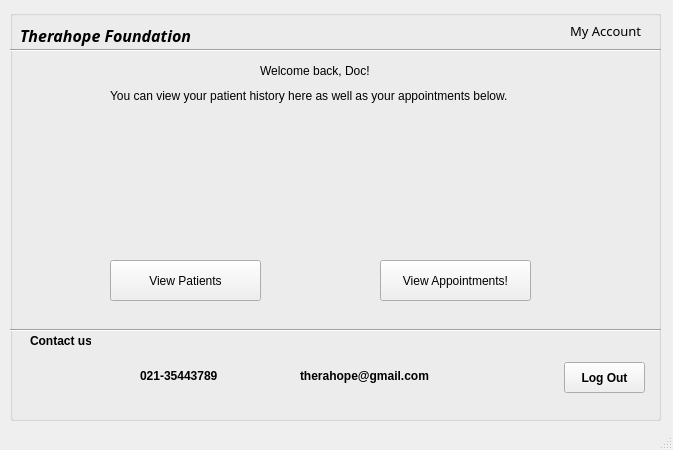
<?xml version="1.0" encoding="UTF-8"?>
<ui version="4.0">
 <class>MainWindow</class>
 <widget class="QMainWindow" name="MainWindow">
  <property name="geometry">
   <rect>
    <x>0</x>
    <y>0</y>
    <width>673</width>
    <height>450</height>
   </rect>
  </property>
  <property name="windowTitle">
   <string>MainWindow</string>
  </property>
  <widget class="QWidget" name="centralwidget">
   <widget class="QGroupBox" name="groupBox">
    <property name="geometry">
     <rect>
      <x>10</x>
      <y>10</y>
      <width>651</width>
      <height>411</height>
     </rect>
    </property>
    <property name="title">
     <string/>
    </property>
    <widget class="Line" name="line">
     <property name="geometry">
      <rect>
       <x>0</x>
       <y>20</y>
       <width>651</width>
       <height>41</height>
      </rect>
     </property>
     <property name="orientation">
      <enum>Qt::Horizontal</enum>
     </property>
    </widget>
    <widget class="QLabel" name="label">
     <property name="geometry">
      <rect>
       <x>10</x>
       <y>10</y>
       <width>211</width>
       <height>31</height>
      </rect>
     </property>
     <property name="font">
      <font>
       <family>MV Boli</family>
       <pointsize>12</pointsize>
       <weight>75</weight>
       <italic>true</italic>
       <bold>true</bold>
      </font>
     </property>
     <property name="text">
      <string>Therahope Foundation</string>
     </property>
    </widget>
    <widget class="QLabel" name="label_2">
     <property name="geometry">
      <rect>
       <x>560</x>
       <y>10</y>
       <width>81</width>
       <height>21</height>
      </rect>
     </property>
     <property name="font">
      <font>
       <family>MV Boli</family>
       <pointsize>10</pointsize>
      </font>
     </property>
     <property name="text">
      <string>My Account</string>
     </property>
    </widget>
    <widget class="Line" name="line_2">
     <property name="geometry">
      <rect>
       <x>0</x>
       <y>300</y>
       <width>651</width>
       <height>41</height>
      </rect>
     </property>
     <property name="orientation">
      <enum>Qt::Horizontal</enum>
     </property>
    </widget>
    <widget class="QLabel" name="label_3">
     <property name="geometry">
      <rect>
       <x>10</x>
       <y>270</y>
       <width>35</width>
       <height>10</height>
      </rect>
     </property>
     <property name="text">
      <string/>
     </property>
    </widget>
    <widget class="QLabel" name="label_6">
     <property name="geometry">
      <rect>
       <x>20</x>
       <y>310</y>
       <width>61</width>
       <height>41</height>
      </rect>
     </property>
     <property name="font">
      <font>
       <weight>75</weight>
       <bold>true</bold>
      </font>
     </property>
     <property name="text">
      <string>Contact us </string>
     </property>
    </widget>
    <widget class="QLabel" name="label_10">
     <property name="geometry">
      <rect>
       <x>240</x>
       <y>150</y>
       <width>35</width>
       <height>10</height>
      </rect>
     </property>
     <property name="text">
      <string/>
     </property>
    </widget>
    <widget class="QLabel" name="label_12">
     <property name="geometry">
      <rect>
       <x>30</x>
       <y>320</y>
       <width>21</width>
       <height>20</height>
      </rect>
     </property>
     <property name="styleSheet">
      <string notr="true">background-image: url(:/newPrefix/Downloads/PHONE.jpg);</string>
     </property>
     <property name="text">
      <string/>
     </property>
     <property name="pixmap">
      <pixmap>:/newPrefix/Downloads/PHONE.jpg</pixmap>
     </property>
     <property name="scaledContents">
      <bool>true</bool>
     </property>
    </widget>
    <widget class="QLabel" name="label_13">
     <property name="geometry">
      <rect>
       <x>130</x>
       <y>350</y>
       <width>101</width>
       <height>31</height>
      </rect>
     </property>
     <property name="font">
      <font>
       <weight>75</weight>
       <bold>true</bold>
      </font>
     </property>
     <property name="text">
      <string>021-35443789</string>
     </property>
    </widget>
    <widget class="QLabel" name="label_14">
     <property name="geometry">
      <rect>
       <x>180</x>
       <y>310</y>
       <width>21</width>
       <height>31</height>
      </rect>
     </property>
     <property name="styleSheet">
      <string notr="true">background-image: url(:/newPrefix/Downloads/EMAIL.png);</string>
     </property>
     <property name="text">
      <string/>
     </property>
     <property name="pixmap">
      <pixmap>:/newPrefix/Downloads/EMAIL.png</pixmap>
     </property>
     <property name="scaledContents">
      <bool>true</bool>
     </property>
    </widget>
    <widget class="QLabel" name="label_15">
     <property name="geometry">
      <rect>
       <x>290</x>
       <y>350</y>
       <width>151</width>
       <height>31</height>
      </rect>
     </property>
     <property name="font">
      <font>
       <weight>75</weight>
       <bold>true</bold>
      </font>
     </property>
     <property name="text">
      <string>therahope@gmail.com</string>
     </property>
    </widget>
    <widget class="QLabel" name="label_16">
     <property name="geometry">
      <rect>
       <x>250</x>
       <y>50</y>
       <width>141</width>
       <height>21</height>
      </rect>
     </property>
     <property name="font">
      <font>
       <pointsize>9</pointsize>
      </font>
     </property>
     <property name="text">
      <string>Welcome back, Doc!</string>
     </property>
    </widget>
    <widget class="QLabel" name="label_17">
     <property name="geometry">
      <rect>
       <x>100</x>
       <y>70</y>
       <width>431</width>
       <height>31</height>
      </rect>
     </property>
     <property name="font">
      <font>
       <pointsize>9</pointsize>
      </font>
     </property>
     <property name="text">
      <string>You can view your patient history here as well as your appointments below.</string>
     </property>
    </widget>
    <widget class="QPushButton" name="patients">
     <property name="geometry">
      <rect>
       <x>100</x>
       <y>250</y>
       <width>151</width>
       <height>41</height>
      </rect>
     </property>
     <property name="text">
      <string>View Patients</string>
     </property>
    </widget>
    <widget class="QPushButton" name="app">
     <property name="geometry">
      <rect>
       <x>370</x>
       <y>250</y>
       <width>151</width>
       <height>41</height>
      </rect>
     </property>
     <property name="text">
      <string>View Appointments!</string>
     </property>
    </widget>
    <widget class="QLabel" name="label_7">
     <property name="geometry">
      <rect>
       <x>110</x>
       <y>120</y>
       <width>141</width>
       <height>121</height>
      </rect>
     </property>
     <property name="text">
      <string/>
     </property>
     <property name="pixmap">
      <pixmap>person pic.webp</pixmap>
     </property>
     <property name="scaledContents">
      <bool>true</bool>
     </property>
    </widget>
    <widget class="QLabel" name="label_8">
     <property name="geometry">
      <rect>
       <x>370</x>
       <y>120</y>
       <width>151</width>
       <height>121</height>
      </rect>
     </property>
     <property name="text">
      <string/>
     </property>
     <property name="pixmap">
      <pixmap>calenda.jpg</pixmap>
     </property>
     <property name="scaledContents">
      <bool>true</bool>
     </property>
    </widget>
    <widget class="QLabel" name="label_4">
     <property name="geometry">
      <rect>
       <x>80</x>
       <y>350</y>
       <width>41</width>
       <height>31</height>
      </rect>
     </property>
     <property name="text">
      <string/>
     </property>
     <property name="pixmap">
      <pixmap>PHONE.jpg</pixmap>
     </property>
     <property name="scaledContents">
      <bool>true</bool>
     </property>
    </widget>
    <widget class="QLabel" name="label_5">
     <property name="geometry">
      <rect>
       <x>230</x>
       <y>350</y>
       <width>41</width>
       <height>31</height>
      </rect>
     </property>
     <property name="text">
      <string/>
     </property>
     <property name="pixmap">
      <pixmap>EMAIL.png</pixmap>
     </property>
     <property name="scaledContents">
      <bool>true</bool>
     </property>
    </widget>
    <widget class="QPushButton" name="logout_doctor">
     <property name="geometry">
      <rect>
       <x>554</x>
       <y>352</y>
       <width>81</width>
       <height>31</height>
      </rect>
     </property>
     <property name="font">
      <font>
       <weight>75</weight>
       <bold>true</bold>
      </font>
     </property>
     <property name="text">
      <string>Log Out</string>
     </property>
    </widget>
   </widget>
  </widget>
  <widget class="QMenuBar" name="menubar">
   <property name="geometry">
    <rect>
     <x>0</x>
     <y>0</y>
     <width>673</width>
     <height>21</height>
    </rect>
   </property>
  </widget>
  <widget class="QStatusBar" name="statusbar"/>
 </widget>
 <resources>
  <include location="mail.qrc"/>
  <include location="qrc/calendar.qrc"/>
  <include location="qrc/person.qrc"/>
  <include location="qrc/email.qrc"/>
  <include location="phone.qrc"/>
  <include location="qrc/call.qrc"/>
  <include location="person.qrc"/>
  <include location="test2.qrc"/>
  <include location="appointment.qrc"/>
 </resources>
 <connections/>
</ui>
